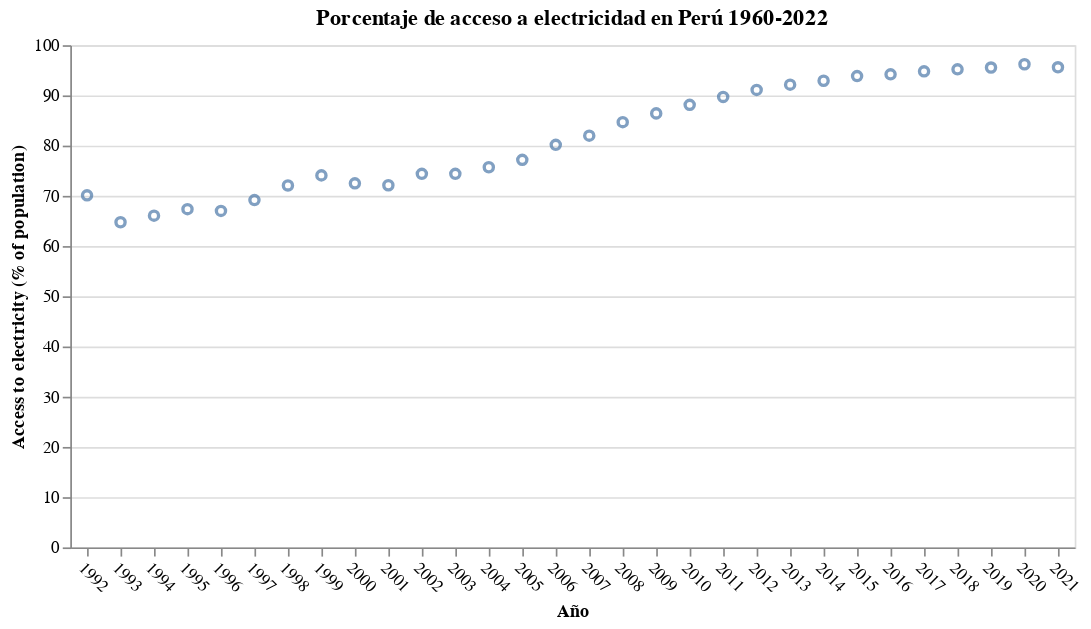

Notebook cell for this chart:
### Code cell
#Grafico de Perú -Electricidad de total de poblacion a lo largo de los años

perubd=bdtotal2[bdtotal2['Country Name']=='Peru']

alt.Chart(perubd).mark_point().encode(
    alt.X('Año'),
    alt.Y("Access to electricity (% of population)"),
    tooltip=["Access to electricity (% of population)", "Año"]
).interactive().properties(
    title={"text": "Porcentaje de acceso a electricidad en Perú 1960-2022", "color": "Black"}).configure_axisX(labelAngle=45)

### Figure 1 — Vega specification as saved in the notebook (floating-point values rounded to 4 significant figures)
{"$schema": "https://vega.github.io/schema/vega/v5.json", "data": [{"name": "param_1_store"}, {"name": "source_0", "values": [{"Access to electricity (% of population)": 70.1, "Año": "1992"}, {"Access to electricity (% of population)": 64.75, "Año": "1993"}, {"Access to electricity (% of population)": 66.05, "Año": "1994"}, {"Access to electricity (% of population)": 67.35, "Año": "1995"}, {"Access to electricity (% of population)": 67.0, "Año": "1996"}, {"Access to electricity (% of population)": 69.16, "Año": "1997"}, {"Access to electricity (% of population)": 72.07, "Año": "1998"}, {"Access to electricity (% of population)": 74.08, "Año": "1999"}, {"Access to electricity (% of population)": 72.5, "Año": "2000"}, {"Access to electricity (% of population)": 72.11, "Año": "2001"}, {"Access to electricity (% of population)": 74.38, "Año": "2002"}, {"Access to electricity (% of population)": 74.38, "Año": "2003"}, {"Access to electricity (% of population)": 75.69, "Año": "2004"}, {"Access to electricity (% of population)": 77.17, "Año": "2005"}, {"Access to electricity (% of population)": 80.16, "Año": "2006"}, {"Access to electricity (% of population)": 81.99, "Año": "2007"}, {"Access to electricity (% of population)": 84.68, "Año": "2008"}, {"Access to electricity (% of population)": 86.42, "Año": "2009"}, {"Access to electricity (% of population)": 88.12, "Año": "2010"}, {"Access to electricity (% of population)": 89.71, "Año": "2011"}, {"Access to electricity (% of population)": 91.1, "Año": "2012"}, {"Access to electricity (% of population)": 92.14, "Año": "2013"}, {"Access to electricity (% of population)": 92.92, "Año": "2014"}, {"Access to electricity (% of population)": 93.85, "Año": "2015"}, {"Access to electricity (% of population)": 94.2, "Año": "2016"}, {"Access to electricity (% of population)": 94.8, "Año": "2017"}, {"Access to electricity (% of population)": 95.2, "Año": "2018"}, {"Access to electricity (% of population)": 95.55, "Año": "2019"}, {"Access to electricity (% of population)": 96.2, "Año": "2020"}, {"Access to electricity (% of population)": 95.6, "Año": "2021"}]}, {"name": "source_0_x_domain_Año", "values": [{"Año": "1992"}, {"Año": "1993"}, {"Año": "1994"}, {"Año": "1995"}, {"Año": "1996"}, {"Año": "1997"}, {"Año": "1998"}, {"Año": "1999"}, {"Año": "2000"}, {"Año": "2001"}, {"Año": "2002"}, {"Año": "2003"}, {"Año": "2004"}, {"Año": "2005"}, {"Año": "2006"}, {"Año": "2007"}, {"Año": "2008"}, {"Año": "2009"}, {"Año": "2010"}, {"Año": "2011"}, {"Año": "2012"}, {"Año": "2013"}, {"Año": "2014"}, {"Año": "2015"}, {"Año": "2016"}, {"Año": "2017"}, {"Año": "2018"}, {"Año": "2019"}, {"Año": "2020"}, {"Año": "2021"}]}, {"name": "source_0_y_domain_Access to electricity (% of population)", "values": [{"min": 64.75, "max": 96.2}]}], "signals": [{"name": "x_step", "value": 20}, {"name": "width", "update": "bandspace(domain('x').length, 1, 0.5) * x_step"}, {"name": "unit", "value": {}, "on": [{"events": "pointermove", "update": "isTuple(group()) ? group() : unit"}]}, {"name": "param_1", "update": "vlSelectionResolve(\"param_1_store\", \"union\")"}, {"name": "param_1_A_o", "on": [{"events": [{"source": "view", "type": "dblclick"}], "update": "null"}, {"events": {"signal": "param_1_translate_delta"}, "update": "panLinear(param_1_translate_anchor.extent_x, -param_1_translate_delta.x / width)"}, {"events": {"signal": "param_1_zoom_delta"}, "update": "zoomLinear(domain(\"x\"), param_1_zoom_anchor.x, param_1_zoom_delta)"}]}, {"name": "param_1_Access_to_electricity____of_population_", "on": [{"events": [{"source": "view", "type": "dblclick"}], "update": "null"}, {"events": {"signal": "param_1_translate_delta"}, "update": "panLinear(param_1_translate_anchor.extent_y, param_1_translate_delta.y / height)"}, {"events": {"signal": "param_1_zoom_delta"}, "update": "zoomLinear(domain(\"y\"), param_1_zoom_anchor.y, param_1_zoom_delta)"}]}, {"name": "param_1_tuple", "on": [{"events": [{"signal": "param_1_A_o || param_1_Access_to_electricity____of_population_"}], "update": "param_1_A_o && param_1_Access_to_electricity____of_population_ ? {unit: \"\", fields: param_1_tuple_fields, values: [param_1_A_o,param_1_Access_to_electricity____of_population_]} : null"}]}, {"name": "param_1_tuple_fields", "value": [{"field": "Año", "channel": "x", "type": "E"}, {"field": "Access to electricity (% of population)", "channel": "y", "type": "R"}]}, {"name": "param_1_translate_anchor", "value": {}, "on": [{"events": [{"source": "scope", "type": "pointerdown"}], "update": "{x: x(unit), y: y(unit), extent_x: domain(\"x\"), extent_y: domain(\"y\")}"}]}, {"name": "param_1_translate_delta", "value": {}, "on": [{"events": [{"source": "window", "between": [{"source": "scope", "type": "pointerdown"}, {"source": "window", "type": "pointerup"}], "consume": true, "type": "pointermove"}], "update": "{x: param_1_translate_anchor.x - x(unit), y: param_1_translate_anchor.y - y(unit)}"}]}, {"name": "param_1_zoom_anchor", "on": [{"events": [{"source": "scope", "consume": true, "type": "wheel"}], "update": "{x: invert(\"x\", x(unit)), y: invert(\"y\", y(unit))}"}]}, {"name": "param_1_zoom_delta", "on": [{"events": [{"source": "scope", "type": "wheel", "consume": true}], "update": "pow(1.001, event.deltaY * pow(16, event.deltaMode))", "force": true}]}, {"name": "param_1_modify", "on": [{"events": {"signal": "param_1_tuple"}, "update": "modify(\"param_1_store\", param_1_tuple, true)"}]}], "marks": [{"type": "symbol", "name": "marks", "from": {"data": "source_0"}, "encode": {"update": {"y": {"field": "Access to electricity (% of population)", "scale": "y"}, "description": {"signal": "\"Año: \" + (isValid(datum[\"Año\"]) ? datum[\"Año\"] : \"\"+datum[\"Año\"]) + \"; Access to electricity (% of population): \" + (format(datum[\"Access to electricity (% of population)\"], \"\"))"}, "fill": {"value": "transparent"}, "x": {"field": "Año", "scale": "x"}, "stroke": {"value": "#4c78a8"}, "tooltip": {"signal": "{\"Access to electricity (% of population)\": format(datum[\"Access to electricity (% of population)\"], \"\"), \"Año\": isValid(datum[\"Año\"]) ? datum[\"Año\"] : \"\"+datum[\"Año\"]}"}, "ariaRoleDescription": {"value": "point"}, "opacity": {"value": 0.7}}}, "clip": true, "interactive": true, "style": ["point"]}], "scales": [{"name": "x", "type": "point", "domain": {"data": "source_0_x_domain_Año", "field": "Año", "sort": true}, "range": {"step": {"signal": "x_step"}}, "padding": 0.5}, {"name": "y", "type": "linear", "domain": [{"signal": "(data(\"source_0_y_domain_Access to electricity (% of population)\")[0] || {}).min"}, {"signal": "(data(\"source_0_y_domain_Access to electricity (% of population)\")[0] || {}).max"}], "range": [{"signal": "height"}, 0], "zero": true, "nice": true, "domainRaw": {"signal": "param_1[\"Access to electricity (% of population)\"]"}}], "axes": [{"scale": "y", "grid": true, "labels": false, "maxExtent": 0, "minExtent": 0, "aria": false, "zindex": 0, "domain": false, "ticks": false, "orient": "left", "gridScale": "x", "tickCount": {"signal": "ceil(height/40)"}}, {"scale": "x", "labelBaseline": "top", "zindex": 0, "orient": "bottom", "grid": false, "title": "Año", "labelAlign": "left"}, {"scale": "y", "orient": "left", "grid": false, "title": "Access to electricity (% of population)", "labelOverlap": true, "tickCount": {"signal": "ceil(height/40)"}, "zindex": 0}], "title": {"text": "Porcentaje de acceso a electricidad en Perú 1960-2022", "color": "Black", "frame": "group"}, "config": {"axisX": {"labelAngle": 45}}, "background": "white", "padding": 5, "height": 300, "style": "cell"}
